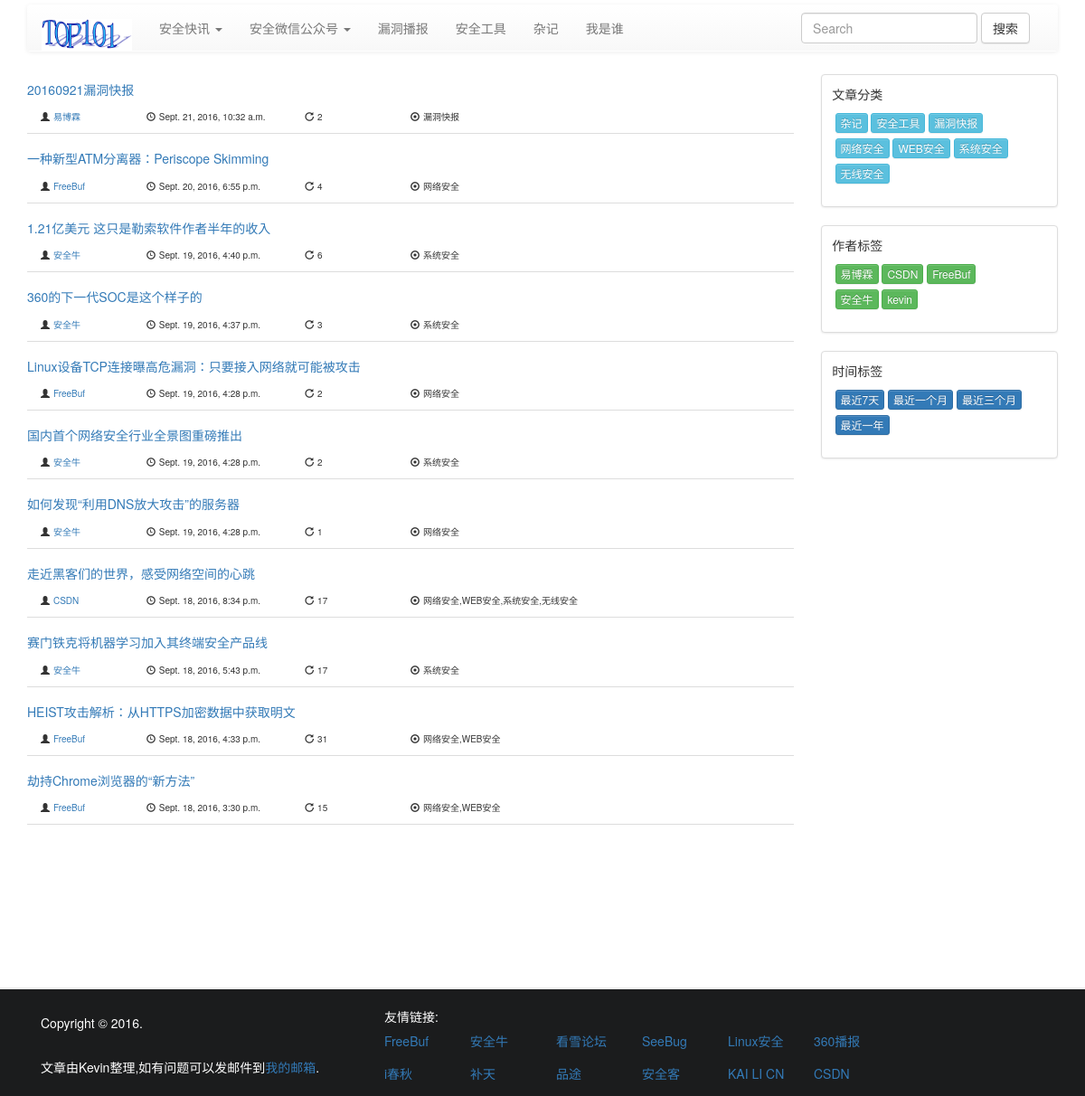
/blog/recent/7/, run on an earlier commit of the app's database.
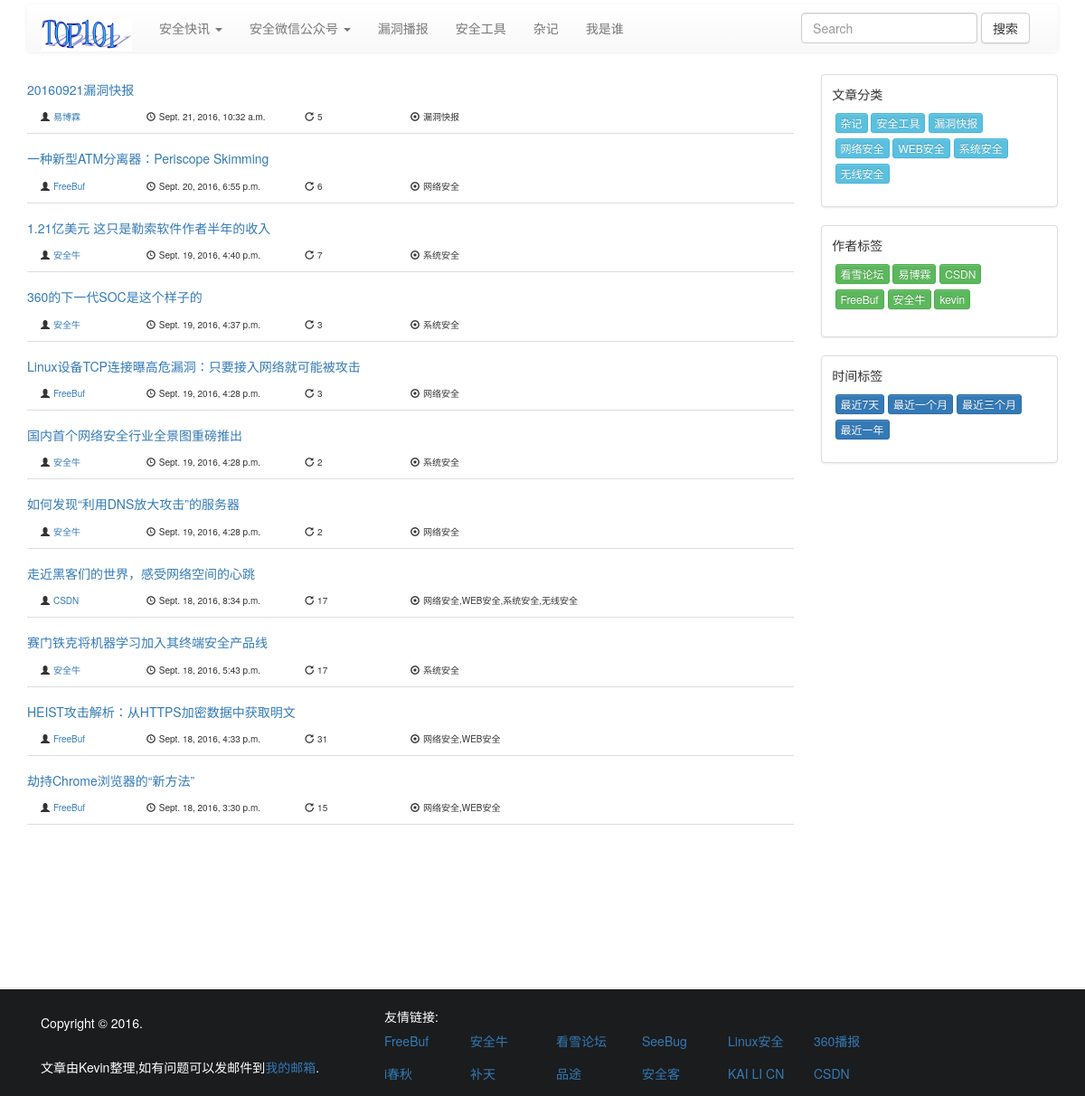
And on a later commit of the database.
### beeblog/models.py (models this page shows, shortened)
class CommonModel(models.Model):
    id = models.BigAutoField(primary_key=True)
    created = models.DateTimeField(verbose_name='创建时间',
                                   default=now)
    updated = models.DateTimeField(verbose_name='修改时间',
                                   default=None, blank=True,
                                   null=True)
    is_valid = models.BooleanField(verbose_name='是否有效',
                                   default=True)
    objects = models.Manager()
    query_objects = BaseManager()
    class Meta:
        abstract = True

class Article(CommonModel):
    title = models.CharField(verbose_name='文章标题', max_length=100)
    author = models.ForeignKey(Author, on_delete=models.CASCADE,
                               verbose_name='作者')
    categories = models.ManyToManyField(Category,
                                        verbose_name='文章分类')
    tread = models.BigIntegerField(default=0, verbose_name='踩')
    support = models.BigIntegerField(default=0, verbose_name='赞')
    views = models.BigIntegerField(default=0, verbose_name='浏览数')
    content = RichTextUploadingField(verbose_name='文章内容')
    class Meta:
        verbose_name = '文章'
        verbose_name_plural = '文章'
        ordering = ('-created',)

class Author(CommonModel):
    name = models.CharField(verbose_name='作者名称', max_length=100)
    url = models.CharField(verbose_name='作者链接', max_length=200)
    avatar = models.ImageField(verbose_name='作者头像',
                               blank=True, null=True, upload_to=get_file_path)
    now = now()
    directory_string_var = 'avatars/%s/%s/%s/' % (now.year, now.month,
                                                  now.day)
    def avatar_tag(self):
        img_path = settings.MEDIA_URL + '{}'.format(self.avatar)
        return '<img src= "{}" style="width:150px; height:150px;"/>'.format(
            img_path)
    avatar_tag.short_description = '头像预览'
    avatar_tag.allow_tags = True
    class Meta:
        verbose_name = '作者'
        verbose_name_plural = '作者'
        ordering = ('-created',)

class Category(CommonModel):
    category_text = models.CharField(verbose_name='分类名称',
                                     max_length=20)
    sub_category = models.SmallIntegerField(verbose_name='自分类',
                                            default=1)
    class Meta:
        verbose_name = '文章分类'
        verbose_name_plural = '文章分类'
        ordering = ('-created',)
    def __str__(self):
        return self.category_text

### beeblog/views.py (the view)
# urls.py: url(r'recent/(?P<days>\d+)/$', views.list_recent_articles_view, name='recent'),
def list_recent_articles_view(request, days):
    now_time = datetime.now()
    start_day = now_time - timedelta(days=int(days))
    articles = Article.query_objects.filter(
        created__range=[start_day, now_time]).all()
    paginator = Paginator(articles, PER_PAGE)  # Show 25 contacts per page
    page = request.GET.get('page')
    try:
        articles = paginator.page(page)
    except PageNotAnInteger:
        articles = paginator.page(1)
    except EmptyPage:
        articles = paginator.page(paginator.num_pages)
    return my_render(request, 'beeblog/list.html', {
        'page_objects': articles
    })

### beeblog/models.py (called while the page is built)
    def get_queryset(self):
        return super().get_queryset().filter(is_valid=True)

### beeblog/templatetags/beeblog_extras.py (called while the page is built)
@register.filter(name='mod')
def mod(value, arg):
    try:
        return int(value) % int(arg)
    except:
        return None

### beeblog/views.py (called while the page is built)
def my_render(request, template, kwargs):
    if 'categories' not in kwargs:
        kwargs['categories'] = Category.query_objects.all()
    if 'authors' not in kwargs:
        kwargs['authors'] = Author.query_objects.all()
    return render(request, template, kwargs)

### beeblog/templates/beeblog/list.html
{% extends 'beeblog/index.html' %}
{% block article %}
    {% for article in page_objects %}
        {% include 'beeblog/article_header.html' %}
    {% endfor %}
{% endblock %}
{% block pagenation %}
    {% include 'beeblog/pagenation.html' %}
{% endblock %}

### beeblog/templates/beeblog/index.html (shortened to what the changed rows need)
<!DOCTYPE html>
<html lang="en">
<head>
    <link rel="stylesheet" href="http://cdn.bootcss.com/bootstrap/3.3.7/css/bootstrap-theme.min.css">
    <link rel="stylesheet" href="http://cdn.bootcss.com/bootstrap/3.3.7/css/bootstrap.min.css">
    <link rel="stylesheet" href="/media/css/main.css">
</head>
<body>
{% load beeblog_extras %}
<div id="wrapper">
    <div id="content" class="container">
        {% block content %}
            <div class="row">
                <div class="col-md-9">
                    {% block article %}{% endblock %}
                </div>
                <div class="col-md-3">
                    <div class="thumbnail">
                        <nav class="navbar" role="navigation">
                            <div class="search_tag">
                                {% for c in categories %}
                                    <a class="btn btn-info btn-xs" href="/blog/category/{{ c.id }}/">
                                        {{ c.category_text }}
                                    </a>
                                {% endfor %}
                            </div>
                        </nav>
                    </div>
                    <div class="thumbnail">
                        <nav class="navbar" role="navigation">
                            <div class="search_tag">
                                {% for a in authors %}
                                    <a class="btn btn-success btn-xs" href="/blog/author/{{ a.id }}/">
                                        {{ a.name }}
                                    </a>
                                {% endfor %}
                            </div>
                        </nav>
                    </div>
                </div>
            </div>
        {% endblock %}
    </div>
</div>
</body>
</html>

### beeblog/templates/beeblog/article_header.html
<div class="row">
    <div class="col-md-12">
        <h5><a href="/blog/{{ article.id }}">{{ article.title }}</a></h5>
    </div>
</div>
<div class="row" id="article-header">
    <div class="col-md-10">
        <div class="col-md-2">
            <span class="glyphicon glyphicon-user"></span>
            <span><a href="{{ article.author.url }}">{{ article.author.name }}</a></span>
        </div>
        <div class="col-md-3">
            <span class="glyphicon glyphicon-time"></span>
            <span>{{ article.created }}</span>
        </div>
        <div class="col-md-2">
            <span class="glyphicon glyphicon-repeat"></span>
            <span>{{ article.views }}</span>
        </div>
        <div class="col-md-5">
            <span class="glyphicon glyphicon-record"></span>
            <span>{{ article.categories.all|join:',' }}</span>
        </div>
    </div>
</div>
<hr>

What changed in the data, as far as the page shows it:
changed Article "20160921漏洞快报": views "2" → "5"
changed Article "一种新型ATM分离器：Periscope Skimming": views "4" → "6"
changed Article "1.21亿美元 这只是勒索软件作者半年的收入": views "6" → "7"
changed Article "Linux设备TCP连接曝高危漏洞：只要接入网络就可能被攻击": views "2" → "3"
changed Article "如何发现“利用DNS放大攻击”的服务器": views "1" → "2"
added Author: name "看雪论坛"
